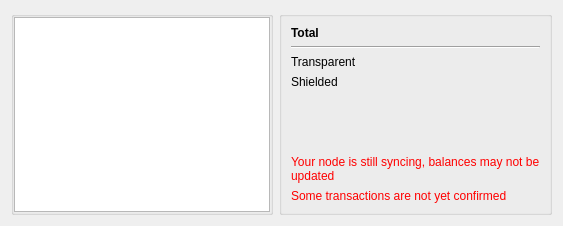
      <widget class="QWidget" name="tab">
       <attribute name="title">
        <string>Overview</string>
       </attribute>
       <layout class="QGridLayout" name="gridLayout_2">
        <item row="0" column="0">
         <layout class="QHBoxLayout" name="horizontalLayout_5">
          <item>
           <widget class="QGroupBox" name="BalanceTable">
            <property name="sizePolicy">
             <sizepolicy hsizetype="Expanding" vsizetype="Preferred">
              <horstretch>0</horstretch>
              <verstretch>0</verstretch>
             </sizepolicy>
            </property>
            <property name="title">
             <string/>
            </property>
            <layout class="QHBoxLayout" name="horizontalLayout_4">
             <property name="spacing">
              <number>6</number>
             </property>
             <property name="leftMargin">
              <number>0</number>
             </property>
             <property name="topMargin">
              <number>0</number>
             </property>
             <property name="rightMargin">
              <number>0</number>
             </property>
             <property name="bottomMargin">
              <number>0</number>
             </property>
             <item>
              <widget class="QTableView" name="balancesTable">
               <property name="enabled">
                <bool>true</bool>
               </property>
               <property name="maximumSize">
                <size>
                 <width>666</width>
                 <height>16777215</height>
                </size>
               </property>
               <property name="selectionMode">
                <enum>QAbstractItemView::SingleSelection</enum>
               </property>
               <property name="selectionBehavior">
                <enum>QAbstractItemView::SelectRows</enum>
               </property>
               <property name="cornerButtonEnabled">
                <bool>false</bool>
               </property>
               <attribute name="horizontalHeaderShowSortIndicator" stdset="0">
                <bool>false</bool>
               </attribute>
               <attribute name="horizontalHeaderStretchLastSection">
                <bool>true</bool>
               </attribute>
               <attribute name="verticalHeaderVisible">
                <bool>false</bool>
               </attribute>
              </widget>
             </item>
            </layout>
           </widget>
          </item>
         </layout>
        </item>
        <item row="0" column="1">
         <widget class="QGroupBox" name="groupBox">
          <property name="minimumSize">
           <size>
            <width>250</width>
            <height>0</height>
           </size>
          </property>
          <property name="title">
           <string/>
          </property>
          <property name="flat">
           <bool>false</bool>
          </property>
          <layout class="QGridLayout" name="gridLayout">
           <item row="1" column="0">
            <layout class="QVBoxLayout" name="verticalLayout">
             <item>
              <layout class="QHBoxLayout" name="horizontalLayout_3">
               <item>
                <widget class="QLabel" name="label_3">
                 <property name="sizePolicy">
                  <sizepolicy hsizetype="Minimum" vsizetype="Preferred">
                   <horstretch>0</horstretch>
                   <verstretch>0</verstretch>
                  </sizepolicy>
                 </property>
                 <property name="font">
                  <font>
                   <weight>75</weight>
                   <bold>true</bold>
                  </font>
                 </property>
                 <property name="text">
                  <string>Total</string>
                 </property>
                </widget>
               </item>
               <item>
                <widget class="QLabel" name="balTotal">
                 <property name="font">
                  <font>
                   <weight>75</weight>
                   <bold>true</bold>
                  </font>
                 </property>
                 <property name="text">
                  <string/>
                 </property>
                 <property name="alignment">
                  <set>Qt::AlignRight|Qt::AlignTrailing|Qt::AlignVCenter</set>
                 </property>
                </widget>
               </item>
              </layout>
             </item>
             <item>
              <widget class="Line" name="line">
               <property name="orientation">
                <enum>Qt::Horizontal</enum>
               </property>
              </widget>
             </item>
             <item>
              <layout class="QHBoxLayout" name="horizontalLayout_2">
               <item>
                <widget class="QLabel" name="label_2">
                 <property name="sizePolicy">
                  <sizepolicy hsizetype="Minimum" vsizetype="Preferred">
                   <horstretch>0</horstretch>
                   <verstretch>0</verstretch>
                  </sizepolicy>
                 </property>
                 <property name="text">
                  <string>Transparent</string>
                 </property>
                </widget>
               </item>
               <item>
                <widget class="QLabel" name="balTransparent">
                 <property name="text">
                  <string/>
                 </property>
                 <property name="alignment">
                  <set>Qt::AlignRight|Qt::AlignTrailing|Qt::AlignVCenter</set>
                 </property>
                </widget>
               </item>
              </layout>
             </item>
             <item>
              <layout class="QHBoxLayout" name="horizontalLayout">
               <item>
                <widget class="QLabel" name="label">
                 <property name="sizePolicy">
                  <sizepolicy hsizetype="Minimum" vsizetype="Preferred">
                   <horstretch>0</horstretch>
                   <verstretch>0</verstretch>
                  </sizepolicy>
                 </property>
                 <property name="text">
                  <string>Shielded</string>
                 </property>
                </widget>
               </item>
               <item>
                <widget class="QLabel" name="balSheilded">
                 <property name="text">
                  <string/>
                 </property>
                 <property name="alignment">
                  <set>Qt::AlignRight|Qt::AlignTrailing|Qt::AlignVCenter</set>
                 </property>
                </widget>
               </item>
              </layout>
             </item>
             <item>
              <layout class="QHBoxLayout" name="horizontalLayout_99">
               <item>
                <widget class="QLabel" name="label_99">
                 <property name="sizePolicy">
                  <sizepolicy hsizetype="Minimum" vsizetype="Preferred">
                   <horstretch>0</horstretch>
                   <verstretch>0</verstretch>
                  </sizepolicy>
                 </property>
                 <property name="font">
                  <font>
                   <weight>75</weight>
                   <bold>true</bold>
                  </font>
                 </property>
                 <property name="text">
                  <string/>
                 </property>
                </widget>
               </item>
               <item>
                <widget class="QLabel" name="balUSDTotal">
                 <property name="font">
                  <font>
                   <weight>75</weight>
                   <bold>true</bold>
                  </font>
                 </property>
                 <property name="text">
                  <string/>
                 </property>
                 <property name="alignment">
                  <set>Qt::AlignRight|Qt::AlignTrailing|Qt::AlignVCenter</set>
                 </property>
                </widget>
               </item>
              </layout>
             </item>
             <item>
              <spacer name="verticalSpacer">
               <property name="orientation">
                <enum>Qt::Vertical</enum>
               </property>
               <property name="sizeHint" stdset="0">
                <size>
                 <width>20</width>
                 <height>40</height>
                </size>
               </property>
              </spacer>
             </item>
             <item>
              <widget class="QLabel" name="lblSyncWarning">
               <property name="styleSheet">
                <string notr="true">color:red;</string>
               </property>
               <property name="text">
                <string>Your node is still syncing, balances may not be updated</string>
               </property>
               <property name="wordWrap">
                <bool>true</bool>
               </property>
              </widget>
             </item>
             <item>
              <widget class="QLabel" name="unconfirmedWarning">
               <property name="sizePolicy">
                <sizepolicy hsizetype="Minimum" vsizetype="Preferred">
                 <horstretch>0</horstretch>
                 <verstretch>0</verstretch>
                </sizepolicy>
               </property>
               <property name="styleSheet">
                <string notr="true">color: red;</string>
               </property>
               <property name="text">
                <string>Some transactions are not yet confirmed</string>
               </property>
              </widget>
             </item>
            </layout>
           </item>
          </layout>
         </widget>
        </item>
       </layout>
      </widget>
